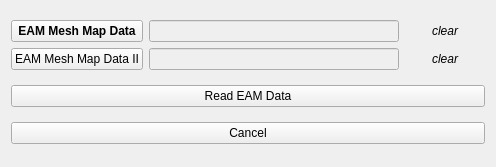
<?xml version="1.0" encoding="UTF-8"?>
<ui version="4.0">
 <class>ReadEAMDialog</class>
 <widget class="QDialog" name="ReadEAMDialog">
  <property name="windowModality">
   <enum>Qt::WindowModal</enum>
  </property>
  <property name="geometry">
   <rect>
    <x>0</x>
    <y>0</y>
    <width>496</width>
    <height>167</height>
   </rect>
  </property>
  <property name="sizePolicy">
   <sizepolicy hsizetype="Fixed" vsizetype="Fixed">
    <horstretch>0</horstretch>
    <verstretch>0</verstretch>
   </sizepolicy>
  </property>
  <property name="windowTitle">
   <string>EAM Files</string>
  </property>
  <property name="modal">
   <bool>true</bool>
  </property>
  <layout class="QVBoxLayout" name="verticalLayout">
   <item>
    <layout class="QGridLayout" name="gridLayout">
     <item row="0" column="0">
      <widget class="QPushButton" name="EAMmeshA_pushButton">
       <property name="font">
        <font>
         <weight>75</weight>
         <bold>true</bold>
        </font>
       </property>
       <property name="text">
        <string>EAM Mesh Map Data</string>
       </property>
      </widget>
     </item>
     <item row="0" column="1">
      <widget class="QLineEdit" name="meshAfile_lineEdit">
       <property name="enabled">
        <bool>false</bool>
       </property>
      </widget>
     </item>
     <item row="0" column="2">
      <widget class="ctkPushButton" name="clearMeshA_PushButton">
       <property name="font">
        <font>
         <italic>true</italic>
        </font>
       </property>
       <property name="text">
        <string>clear</string>
       </property>
       <property name="autoDefault">
        <bool>false</bool>
       </property>
       <property name="default">
        <bool>true</bool>
       </property>
       <property name="flat">
        <bool>true</bool>
       </property>
      </widget>
     </item>
     <item row="1" column="0">
      <widget class="QPushButton" name="EAMmeshB_pushButton">
       <property name="text">
        <string>EAM Mesh Map Data II</string>
       </property>
      </widget>
     </item>
     <item row="1" column="1">
      <widget class="QLineEdit" name="meshBfile_lineEdit">
       <property name="enabled">
        <bool>false</bool>
       </property>
      </widget>
     </item>
     <item row="1" column="2">
      <widget class="ctkPushButton" name="clearMeshB_PushButton">
       <property name="font">
        <font>
         <italic>true</italic>
        </font>
       </property>
       <property name="text">
        <string>clear</string>
       </property>
       <property name="autoDefault">
        <bool>false</bool>
       </property>
       <property name="default">
        <bool>true</bool>
       </property>
       <property name="flat">
        <bool>true</bool>
       </property>
      </widget>
     </item>
    </layout>
   </item>
   <item>
    <widget class="QPushButton" name="ReadEAMData_pushButton">
     <property name="text">
      <string>Read EAM Data</string>
     </property>
    </widget>
   </item>
   <item>
    <widget class="QPushButton" name="CancelRead_pushButton">
     <property name="text">
      <string>Cancel</string>
     </property>
    </widget>
   </item>
  </layout>
 </widget>
 <customwidgets>
  <customwidget>
   <class>ctkPushButton</class>
   <extends>QPushButton</extends>
   <header>ctkPushButton.h</header>
  </customwidget>
 </customwidgets>
 <resources/>
 <connections>
  <connection>
   <sender>CancelRead_pushButton</sender>
   <signal>clicked()</signal>
   <receiver>ReadEAMDialog</receiver>
   <slot>reject()</slot>
   <hints>
    <hint type="sourcelabel">
     <x>247</x>
     <y>140</y>
    </hint>
    <hint type="destinationlabel">
     <x>247</x>
     <y>101</y>
    </hint>
   </hints>
  </connection>
  <connection>
   <sender>ReadEAMData_pushButton</sender>
   <signal>clicked()</signal>
   <receiver>ReadEAMDialog</receiver>
   <slot>accept()</slot>
   <hints>
    <hint type="sourcelabel">
     <x>247</x>
     <y>103</y>
    </hint>
    <hint type="destinationlabel">
     <x>247</x>
     <y>101</y>
    </hint>
   </hints>
  </connection>
  <connection>
   <sender>clearMeshA_PushButton</sender>
   <signal>clicked()</signal>
   <receiver>meshAfile_lineEdit</receiver>
   <slot>clear()</slot>
   <hints>
    <hint type="sourcelabel">
     <x>451</x>
     <y>27</y>
    </hint>
    <hint type="destinationlabel">
     <x>288</x>
     <y>26</y>
    </hint>
   </hints>
  </connection>
  <connection>
   <sender>clearMeshB_PushButton</sender>
   <signal>clicked()</signal>
   <receiver>meshBfile_lineEdit</receiver>
   <slot>clear()</slot>
   <hints>
    <hint type="sourcelabel">
     <x>451</x>
     <y>65</y>
    </hint>
    <hint type="destinationlabel">
     <x>288</x>
     <y>64</y>
    </hint>
   </hints>
  </connection>
 </connections>
</ui>
